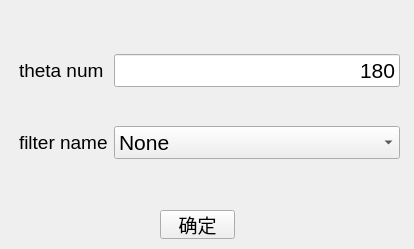
<?xml version="1.0" encoding="UTF-8"?>
<ui version="4.0">
 <class>filterWindow</class>
 <widget class="QWidget" name="filterWindow">
  <property name="geometry">
   <rect>
    <x>0</x>
    <y>0</y>
    <width>414</width>
    <height>249</height>
   </rect>
  </property>
  <property name="windowTitle">
   <string>Form</string>
  </property>
  <widget class="QPushButton" name="affirmButton">
   <property name="geometry">
    <rect>
     <x>160</x>
     <y>210</y>
     <width>75</width>
     <height>29</height>
    </rect>
   </property>
   <property name="sizePolicy">
    <sizepolicy hsizetype="Fixed" vsizetype="Fixed">
     <horstretch>0</horstretch>
     <verstretch>0</verstretch>
    </sizepolicy>
   </property>
   <property name="font">
    <font>
     <pointsize>14</pointsize>
    </font>
   </property>
   <property name="text">
    <string>确定</string>
   </property>
  </widget>
  <widget class="QWidget" name="layoutWidget">
   <property name="geometry">
    <rect>
     <x>19</x>
     <y>21</y>
     <width>381</width>
     <height>171</height>
    </rect>
   </property>
   <layout class="QGridLayout" name="gridLayout">
    <item row="1" column="1">
     <widget class="QComboBox" name="filterNameBox">
      <property name="font">
       <font>
        <pointsize>16</pointsize>
       </font>
      </property>
      <property name="currentText">
       <string>None</string>
      </property>
      <item>
       <property name="text">
        <string>None</string>
       </property>
      </item>
      <item>
       <property name="text">
        <string>hamming</string>
       </property>
      </item>
      <item>
       <property name="text">
        <string>shepp-logan</string>
       </property>
      </item>
      <item>
       <property name="text">
        <string>cosine</string>
       </property>
      </item>
      <item>
       <property name="text">
        <string>ramp</string>
       </property>
      </item>
      <item>
       <property name="text">
        <string>hann</string>
       </property>
      </item>
     </widget>
    </item>
    <item row="0" column="0">
     <widget class="QLabel" name="label_2">
      <property name="font">
       <font>
        <pointsize>14</pointsize>
       </font>
      </property>
      <property name="text">
       <string>theta num</string>
      </property>
     </widget>
    </item>
    <item row="1" column="0">
     <widget class="QLabel" name="label">
      <property name="font">
       <font>
        <pointsize>14</pointsize>
       </font>
      </property>
      <property name="text">
       <string>filter name</string>
      </property>
     </widget>
    </item>
    <item row="0" column="1">
     <widget class="QLineEdit" name="thetaNumEdit">
      <property name="font">
       <font>
        <pointsize>16</pointsize>
       </font>
      </property>
      <property name="text">
       <string>180</string>
      </property>
      <property name="alignment">
       <set>Qt::AlignRight|Qt::AlignTrailing|Qt::AlignVCenter</set>
      </property>
      <property name="placeholderText">
       <string/>
      </property>
     </widget>
    </item>
   </layout>
  </widget>
 </widget>
 <resources/>
 <connections/>
</ui>
